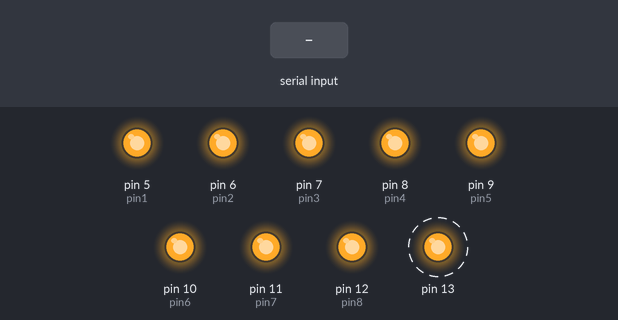
The sketch below on a simulated Arduino Uno, built with avr-gcc and run on an emulated ATmega328P. On the bench: output pins drawn as LEDs (lit = HIGH). Dashed ring = blinking. Inputs (shaded band) come from the test bench.

Above: at 1.1 s.
2.1 s: "b" received over Serial
At 3.3 s:
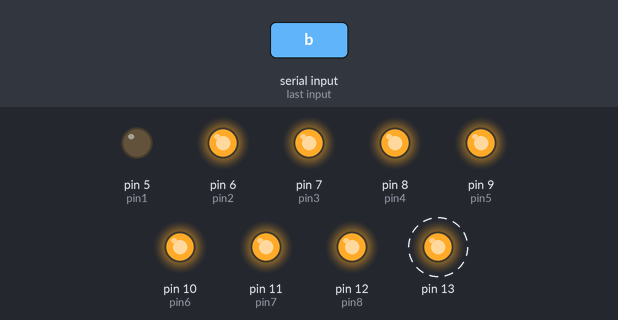
5.1 s: byte 108 ('l') received over Serial
At 6.4 s:
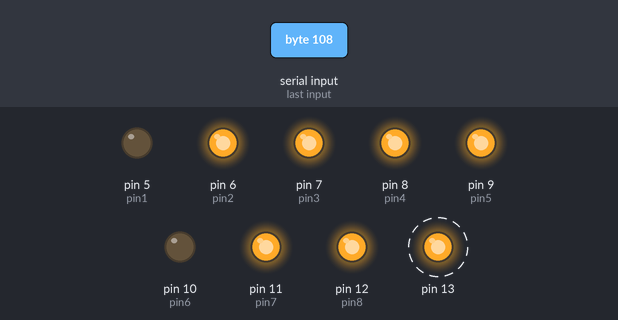
8.1 s: byte 110 ('n') received over Serial
At 9.4 s:
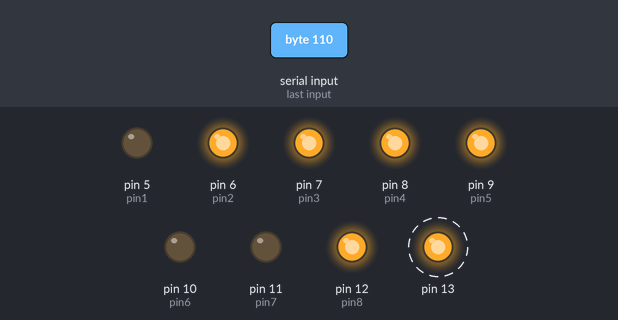
11.1 s: byte 107 ('k') received over Serial
At 12.4 s:
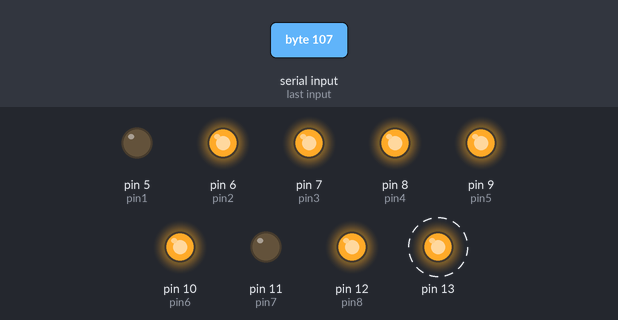
14.1 s: byte 112 ('p') received over Serial
At 15.4 s:
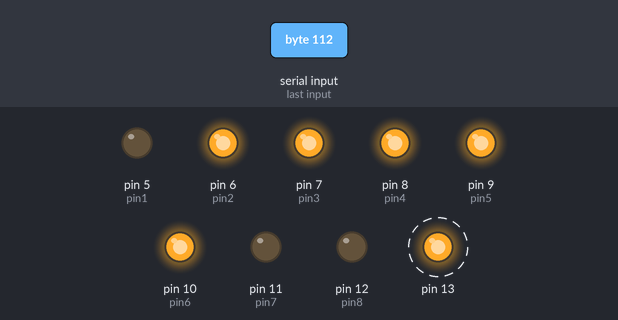
17.1 s: byte 109 ('m') received over Serial
At 18.3 s:
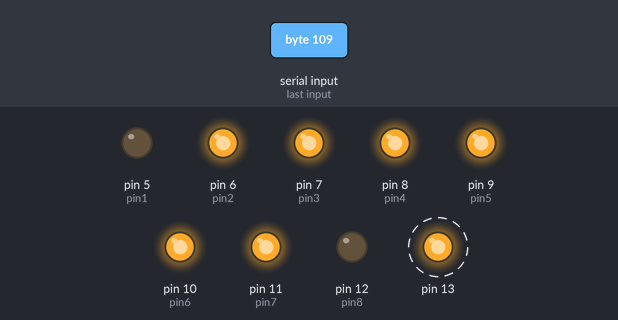
Timing chart, 0 to 21.1 s (numbered marks = the images above; inputs shaded):
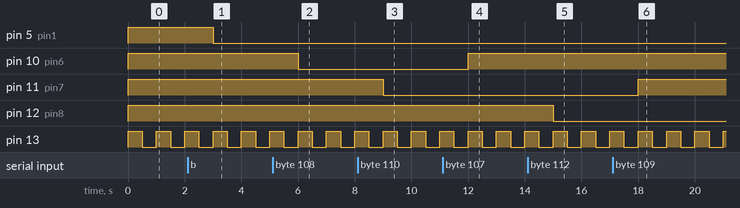

The sketch:

Home_Automation_Control.ino
```cpp
int pin1 = 5;

int pin2 = 6;

int pin3 = 7;

int pin4 = 8;

int pin5 = 9;

int pin6 = 10;

int pin7 = 11;

int pin8 = 12;

void setup() {
  // initialize digital pin 13 as an output.
  //pinMode(13, OUTPUT);

pinMode(pin1,OUTPUT);
pinMode(pin1,OUTPUT);
digitalWrite(pin1,HIGH);

pinMode(pin2,OUTPUT);
digitalWrite(pin2,HIGH);

pinMode(pin3,OUTPUT);
digitalWrite(pin3,HIGH);

pinMode(pin4,OUTPUT);
digitalWrite(pin4,HIGH);

pinMode(pin5,OUTPUT);
digitalWrite(pin5,HIGH);

pinMode(pin6,OUTPUT);
digitalWrite(pin6,HIGH);

pinMode(pin7,OUTPUT);
digitalWrite(pin7,HIGH);

pinMode(pin8,OUTPUT);
digitalWrite(pin8,HIGH);

pinMode(13,OUTPUT);
  Serial.begin(9600);
}
// the loop function runs over and over again forever
void loop() {
  digitalWrite(13, HIGH);   // turn the LED on (HIGH is the voltage level)
  delay(500);              // wait for a second
  digitalWrite(13, LOW);
  delay(500);
  if(Serial.available()){
  char x = Serial.read();
  if(x == 'a'){
    digitalWrite(pin1,HIGH);
    }
  else if(x == 'b'){
    digitalWrite(pin1,LOW);
    }
  else if(x == 'c'){
    digitalWrite(pin2,HIGH);
    }
  else if(x == 'd'){
    digitalWrite(pin2,LOW);
    }
  else if(x == 'e'){
    digitalWrite(pin3,HIGH);
    }
  else if(x == 'f'){
    digitalWrite(pin3,LOW);
    }
  else if(x == 'g'){
    digitalWrite(pin4,HIGH);
    }
  else if(x == 'h'){
    digitalWrite(pin4,LOW);
    }
  else if(x == 'i'){
    digitalWrite(pin5,HIGH);
    }
  else if(x == 'j'){
    digitalWrite(pin5,LOW);
    }
  else if(x == 'k'){
    digitalWrite(pin6,HIGH);
    }
  else if(x == 'l'){
    digitalWrite(pin6,LOW);
    }
  else if(x == 'm'){
    digitalWrite(pin7,HIGH);
    }
  else if(x == 'n'){
    digitalWrite(pin7,LOW);
    }
  else if(x == 'o'){
    digitalWrite(pin8,HIGH);
    }
  else if(x == 'p'){
    digitalWrite(pin8,LOW);
    }
  }
  }
```

Measured:
- after the input at 2.1 s, pin 5 (pin1): HIGH → LOW after 0.90 s
- after the input at 5.1 s, pin 10 (pin6): HIGH → LOW after 0.90 s
- after the input at 8.1 s, pin 11 (pin7): HIGH → LOW after 0.90 s
- after the input at 11.1 s, pin 10 (pin6): LOW → HIGH after 0.90 s
- after the input at 14.1 s, pin 12 (pin8): HIGH → LOW after 0.90 s
- after the input at 17.1 s, pin 11 (pin7): LOW → HIGH after 0.90 s
- by itself, pin 13: alternates HIGH for 0.50 s and LOW for 0.50 s
